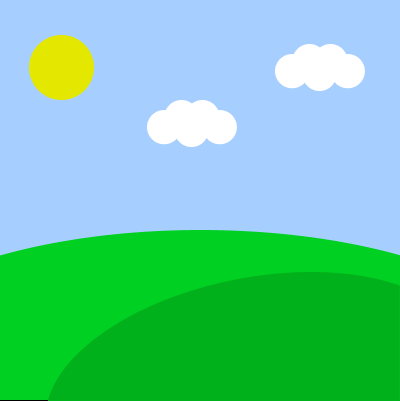
#> input picture Work-1/img/paisagem.png, 400 x 401 px
$ jupyter execute multithreshold_test.ipynb
#> lines starting #> are read from the running program, lines starting #| are printed output that depends on the picture
### Work-1/multithreshold/multithreshold.py
import numpy as np
import matplotlib.pyplot as plt

class MultiThresholding:
    def __init__(self, img, multi_thresholds, multi_range):
        self.img = img
        self.multi_thresholds = multi_thresholds
        self.multi_range = multi_range

    def apply_multi_threshold(self):
        A = self.img
        D = np.zeros(A.shape)

        if len(self.multi_thresholds) == 2:
            T1, T2 = self.multi_thresholds
            Gmin = 0
            Gmed = self.multi_range[0]
            Gmax = 255

        elif len(self.multi_thresholds) == 3:
            T1, T2, T3 = self.multi_thresholds
            Gmin = 0
            Gmed1, Gmed2 = self.multi_range
            Gmax = 255

        for j in range(A.shape[0]):
            for k in range(A.shape[1]):
                if len(self.multi_thresholds) == 3:
                    if A[j, k] > T3:
                        D[j, k] = Gmax
                    elif A[j,k] <= T3 and A[j, k] > T2:
                        D[j, k] = Gmed2
                    elif A[j, k] <= T2 and A[j, k] > T1:
                        D[j, k] = Gmed1
                    elif A[j,k] <= T1:
                        D[j, k] = Gmin

                elif len(self.multi_thresholds) == 2:
                    if A[j, k] > T2:
                        D[j, k] = Gmax
                    elif A[j,k] <= T2 and A[j, k] > T1:
                        D[j, k] = Gmed
                    elif A[j,k] <= T1:
                        D[j, k] = Gmin

        D = np.uint8(D)

        print('################################')
        print('Processo finalizado')
        print('Multilimiar foi aplicado')
        print('################################')

        return D

    def apply_and_plot(self, num_iterations):
        U = np.zeros((num_iterations, self.img.shape[0], self.img.shape[1]))

        for k in range(num_iterations):
            if k == 0:
                U[k,:,:] = self.apply_multi_threshold()
            else:
                self.img = U[k-1,:,:]
                U[k, :, :] = self.apply_multi_threshold()

        plt.imshow(U[(num_iterations - 1),:,:], 'gray')
        plt.title('Img após limearização em %d e %d ' % (self.multi_thresholds[0], self.multi_thresholds[1]))
        plt.show()

### Work-1/multithreshold/multithreshold_test.ipynb
[cell 1]
import cv2
from multithreshold import MultiThresholding

[cell 2]
imagem = cv2.imread("../img/paisagem.png", 0)
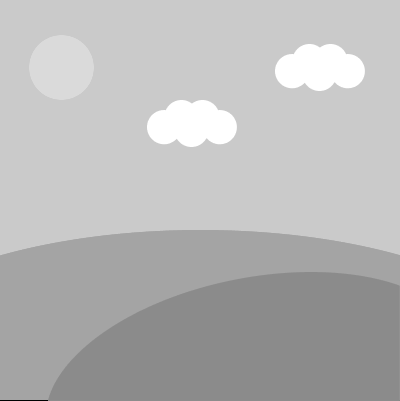
#> imagem: shape (401, 400); min 0, max 255, mean 183.3
multi_thresholds=[170,200, 220]
multi_range=[175, 190]
multithresholding = MultiThresholding(imagem, multi_thresholds, multi_range)
multithresholding.apply_and_plot(num_iterations=1)
#> in apply_and_plot, `plt.show()`:
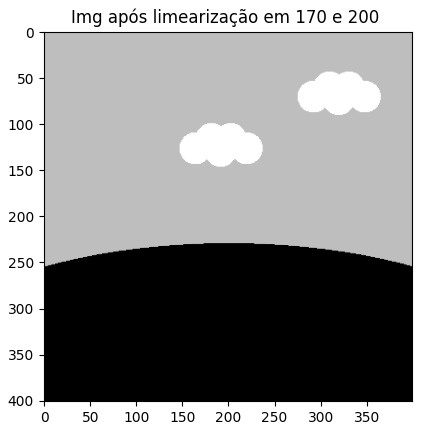
#> figure drawn by matplotlib, 1 panel
